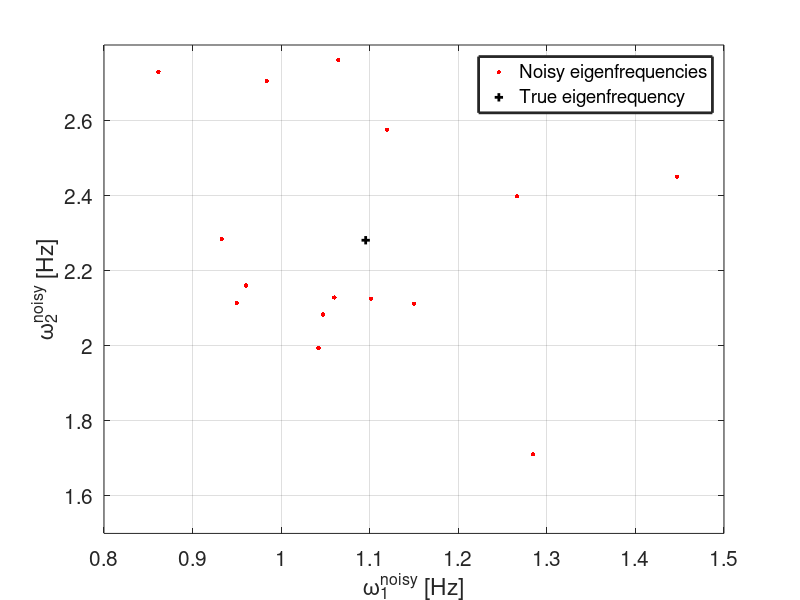

MATLAB code to generate this figure: (Note: this script raises an error after producing the figure.)
%% Toy Problem: 2D Coupled spring-mass system
%
%%%%%%%%%%%%%%%%%%%%%%%%%%%%%%%%%%%%%%%%%%%%%%%%%%%%%%%%%%%%%%%%%%%%%%%%%%%
% 
% Reference: http://farside.ph.utexas.edu/teaching/336k/Newtonhtml/
% node100.html
%
%%%%%%%%%%%%%%%%%%%%%%%%%%%%%%%%%%%%%%%%%%%%%%%%%%%%%%%%%%%%%%%%%%%%%%%%%%%
% 
% We have a coupled oscillator configuration: spring > mass > spring > mass >
% spring.
% 
% Eigenfrequencies: sqrt(k./m), sqrt((k + 2.*k_12)./m)
% Hence, theoretical eigenfrequencies = 1.0954 Hz, 2.2804 Hz
%
% Input data: 
% Primary spring stiffness, k = 0.6 N/m; 
% Secondary spring stiffness, k_12 = 1 N/m; 
% Mass, m = 0.5 kg
%
% In this online Bayesian Model Updating problem,we assume we have a stream
% of measurements coming at every arbitrary time-step. This stream of
% consists of 15 inidividual measurements with different number of
% measurements obtained at each time-step. In this problem, 15 measurements
% are obtained over the course of 5 time-steps and are distributed as:
% [3,4,5,1,2].
%
% Here, Bayesian Model Updating is performed via the SEMC sampler.
%
%% Define the parameters and random variables:

m = 0.5;  % Mass of the blocks in [kg]
k = 0.6;  % Stiffness of primary spring [N/m]
k_12 = 1; % Stiffness of secondary spring [N/m]

%% Define the model:

% Define model for the first eigenfrequency:
model_1 = @(x) sqrt(x(:,2)./x(:,1));

% Define model for the second eigenfrequency:
model_2 = @(x) sqrt((x(:,2) + 2.*x(:,3))./x(:,1));

%% Generate noisy measurements of Eigenfrequencies:

% Define the stochastic noise term for eigenfrequency 1:
noise_1 = 0.1*model_1([m,k])*randn(15,1);

% Define the stochastic noise term for eigenfrequency 2:
noise_2 = 0.1*model_2([m,k,k_12])*randn(15,1);

% Define the "noisy" measurements:
measurements = [model_1([m,k]), model_2([m,k,k_12])] + [noise_1, noise_2];

% To plot the 2D scatter plot of the measurements:
figure;
hold on; box on; grid on
scatter(measurements(:,1), measurements(:,2), 10, 'r', 'filled');
plot(model_1([m,k]), model_2([m,k,k_12]), 'k +','LineWidth', 2);
xlabel('\omega_1^{noisy} [Hz]')
ylabel('\omega_2^{noisy} [Hz]')
legend('Noisy eigenfrequencies', 'True eigenfrequency','LineWidth',2)
set(gca, 'fontsize', 15)
ylim([1.5 2.8])
hold off

%% Define the Prior:

lowerBound = [0.01, 1e-05]; upperBound = [4, 1]; 

% Prior PDF of k: 
priorPDF_k = @(x) unifpdf(x, lowerBound(1), upperBound(1)); 

% Prior PDF of k_12: 
priorPDF_k12 = @(x) unifpdf(x, lowerBound(1), upperBound(1)); 

% Prior PDF of sigma_1 (standard deviation of f1): 
priorPDF_sigma1 = @(x) unifpdf(x, lowerBound(2), upperBound(2)); 

% Prior PDF of sigma_2 (standard deviation of f2): 
priorPDF_sigma2 = @(x) unifpdf(x, lowerBound(2), upperBound(2)); 

% Define the overall prior PDF:
prior_pdf = @(x) priorPDF_k(x(:,1)).*priorPDF_k12(x(:,2)).*...
                 priorPDF_sigma1(x(:,3)).*priorPDF_sigma2(x(:,4)); 

prior_rnd = @(N) [unifrnd(lowerBound(1), upperBound(1), N, 1),...
                  unifrnd(lowerBound(1), upperBound(1), N, 1),...
                  unifrnd(lowerBound(2), upperBound(2), N, 1),...
                  unifrnd(lowerBound(2), upperBound(2), N, 1)]; 
              
%% Define the Log-likelihood function:
% x: vector of epistemic parameters;
% mea: measurement vector for the eigenfrequencies;
% mod1: model output from model_1;
% mod2: model output from model_2;

logL = @(x, measurements) - 0.5 .* (1./x(:,3)).^2 .*(measurements(:,1) - model_1([m,x(:,1)]))' *...
                                      (measurements(:,1) - model_1([m,x(:,1)])) -...
                                       length(measurements).*log(sqrt(2*pi).*x(:,3)) +...
                          - 0.5 .* (1./x(:,4)).^2 .*(measurements(:,2) - model_2([m, x(:,1), x(:,2)]))' *...
                                      (measurements(:,2) - model_2([m, x(:,1), x(:,2)])) -...
                                       length(measurements).*log(sqrt(2*pi).*x(:,4));

%% Define the likelihood function cell array
% This is to indicate measurements obtained separately at different
% time-step.

% 15 measurements are obtained over the course of 5 time-steps and are 
% distributed according to: [3,4,5,1,2].

% To create a cell array of Likelihood functions:
logl{1} = @(x) logL(x, measurements(1:3,:));
logl{2} = @(x) logL(x, measurements(4:7,:));
logl{3} = @(x) logL(x, measurements(8:12,:));
logl{4} = @(x) logL(x, measurements(13,:));
logl{5} = @(x) logL(x, measurements(14:end,:));

%% Perform Online Sequential Bayesian Updating:

% Initialise:
Nsamples = 1000;

% Start SEMC sampler:
tic;
SEMC = SEMCsampler('nsamples',Nsamples,'loglikelihoods',logl,...
               'priorpdf',prior_pdf,'priorrnd',prior_rnd,'burnin',0);
semc_samples = SEMC.samples;
semc_allsamples = SEMC.allsamples;
timeSEMC = toc;
fprintf('Time elapsed is for the TMCMC sampler: %f \n',timeSEMC)

%% Plot the combined Scatterplot matrix:

Posterior_SEMC = SEMC.allsamples;

for t = 1:length(logl)+1
figure();
[~,ax1] = plotmatrix(Posterior_SEMC(:,:,t));
for i=1:4
    ax1(i,1).FontSize = 16; 
    ax1(4,i).FontSize = 16; 
end
ax1(1,1).YLim = [-0.3, 2.7]; ax1(2,1).YLim = [-0.3, 2.3]; 
ax1(3,1).YLim = [-0.15, 1.15]; ax1(4,1).YLim = [-0.15,1.15]; 
ax1(4,1).XLim = [-0.3, 2.7]; ax1(4,2).XLim = [-0.3, 2.3]; 
ax1(4,3).XLim = [-0.15, 1.15]; ax1(4,4).XLim = [-0.15,1.15]; 

ylabel(ax1(1,1),'k [N/m]'); ylabel(ax1(2,1),'k_{12} [N/m]');
ylabel(ax1(3,1),'\sigma_1 [Hz]'); ylabel(ax1(4,1),'\sigma_2 [Hz]');
xlabel(ax1(4,1),'k [N/m]'); xlabel(ax1(4,2),'k_{12} [N/m]');
xlabel(ax1(4,3),'\sigma_1 [Hz]'); xlabel(ax1(4,4),'\sigma_2 [Hz]');
title(sprintf('SEMC Posterior at Time-step = %2d \n', t-1))
set(gca,'FontSize',16)

end

%% Model Update

update_model_1 = @(x) sqrt(x./m);
update_model_2 = @(x) sqrt((x(:,1) + 2.*x(:,2))./m);

figure;
hold on; box on; grid on
scatter(update_model_1(semc_samples(:,1)),...
update_model_2([semc_samples(:,1),semc_samples(:,2)]), 10, 'b', 'filled')
scatter(measurements(:,1), measurements(:,2), 10, 'r', 'filled');
plot(model_1([m,k]), model_2([m,k,k_12]), 'k +','LineWidth', 2);
xlabel('\omega_1^{noisy} [Hz]')
ylabel('\omega_2^{noisy} [Hz]')
legend('SEMC Model Update','Noisy eigenfrequencies', 'True eigenfrequency','LineWidth',2)
set(gca, 'fontsize', 15)

posterior_mean = zeros(size(logl,2),size(semc_allsamples,2));
posterior_std = zeros(size(logl,2),size(semc_allsamples,2));
posterior_bounds_k = zeros(size(logl,2),2);
posterior_bounds_k12 = zeros(size(logl,2),2);
posterior_bounds_sigma1 = zeros(size(logl,2),2);
posterior_bounds_sigma2 = zeros(size(logl,2),2);

for idx = 1:size(logl,2)
posterior_mean(idx,1) = mean(semc_allsamples(:,1,idx+1));
posterior_mean(idx,2) = mean(semc_allsamples(:,2,idx+1));
posterior_mean(idx,3) = mean(semc_allsamples(:,3,idx+1));
posterior_mean(idx,4) = mean(semc_allsamples(:,4,idx+1));

posterior_std(idx,1) = std(semc_allsamples(:,1,idx+1));
posterior_std(idx,2) = std(semc_allsamples(:,2,idx+1));
posterior_std(idx,3) = std(semc_allsamples(:,3,idx+1));
posterior_std(idx,4) = std(semc_allsamples(:,4,idx+1));

posterior_bounds_k(idx,:) = prctile(semc_allsamples(:,1,idx+1), [5, 95]);
posterior_bounds_k12(idx,:) = prctile(semc_allsamples(:,2,idx+1), [5, 95]);
posterior_bounds_sigma1(idx,:) = prctile(semc_allsamples(:,3,idx+1), [5, 95]);
posterior_bounds_sigma2(idx,:) = prctile(semc_allsamples(:,4,idx+1), [5, 95]);
end
posterior_cov = (posterior_std./posterior_mean).*100;

figure;
subplot(1,2,1)
hold on; grid on; box on;
plot([0 size(semc_allsamples,3)], [0.6 0.6], 'k--', 'linewidth', 1)
y_neg_a1 = abs(posterior_mean(:,1) - posterior_bounds_k(:,1)); % error in the negative y-direction
y_pos_a1 = abs(posterior_mean(:,1) - posterior_bounds_k(:,2)); % error in the positive y-direction
errorbar((1:size(posterior_mean,1))', posterior_mean(:,1), y_neg_a1, y_pos_a1, '-s','MarkerSize',5,...
    'MarkerEdgeColor','blue','MarkerFaceColor','blue', 'linewidth',1);
legend('True value', 'SEMC estimated values', 'linewidth', 2)
xlim([0 size(semc_allsamples,3)])
xlabel('Iteration, j')
ylabel('Primary stiffness, k [N/m]')
set(gca, 'fontsize', 18)

subplot(1,2,2)
hold on; grid on; box on;
plot([0 size(semc_allsamples,3)], [1.0 1.0], 'k--', 'linewidth', 1)
y_neg_b1 = abs(posterior_mean(:,2) - posterior_bounds_k12(:,1)); % error in the negative y-direction
y_pos_b1 = abs(posterior_mean(:,2) - posterior_bounds_k12(:,2)); % error in the positive y-direction
errorbar((1:size(posterior_mean,1))', posterior_mean(:,2), y_neg_b1, y_pos_b1, '-s','MarkerSize',5,...
    'MarkerEdgeColor','blue','MarkerFaceColor','blue', 'linewidth',1);
legend('True value', 'SEMC estimated values', 'linewidth', 2)
xlim([0 size(semc_allsamples,3)])
xlabel('Iteration, j')
ylabel('Secondary stiffness, k_{12} [N/m]')
set(gca, 'fontsize', 18)

figure;
subplot(1,2,1)
hold on; grid on; box on;
plot([0 size(semc_allsamples,3)], [0.1*model_1([m,k]) 0.1*model_1([m,k])], 'k--', 'linewidth', 1)
y_neg_a2 = abs(posterior_mean(:,3) - posterior_bounds_sigma1(:,1)); % error in the negative y-direction
y_pos_a2 = abs(posterior_mean(:,3) - posterior_bounds_sigma1(:,2)); % error in the positive y-direction
errorbar((1:size(posterior_mean,1))', posterior_mean(:,3), y_neg_a2, y_pos_a2, '-s','MarkerSize',5,...
    'MarkerEdgeColor','blue','MarkerFaceColor','blue', 'linewidth',1);
legend('True value', 'SEMC estimated values', 'linewidth', 2)
xlim([0 size(semc_allsamples,3)])
xlabel('Iteration, j')
ylabel('Noise standard deviation 1, \sigma_{1} [Hz]')
set(gca, 'fontsize', 18)

subplot(1,2,2)
hold on; grid on; box on;
plot([0 size(semc_allsamples,3)], [0.1*model_2([m,k,k_12]) 0.1*model_2([m,k,k_12])], 'k--', 'linewidth', 1)
y_neg_b2 = abs(posterior_mean(:,4) - posterior_bounds_sigma2(:,1)); % error in the negative y-direction
y_pos_b2 = abs(posterior_mean(:,4) - posterior_bounds_sigma2(:,2)); % error in the positive y-direction
errorbar((1:size(posterior_mean,1))', posterior_mean(:,4), y_neg_b2, y_pos_b2, '-s','MarkerSize',5,...
    'MarkerEdgeColor','blue','MarkerFaceColor','blue', 'linewidth',1);
legend('True value', 'SEMC estimated values', 'linewidth', 2)
xlim([0 size(semc_allsamples,3)])
xlabel('Iteration, j')
ylabel('Noise standard deviation 2, \sigma_{2} [Hz]')
set(gca, 'fontsize', 18)

%% SEMC Statistics

dim = size(semc_samples,2); % dimensionality of the problem
target_accept = 0.23 + (0.21./dim);

% Plot the acceptance rate values across iterations:
figure;
hold on; box on; grid on;
plot([1 size(semc_allsamples,3)],[target_accept target_accept] , 'c','linewidth', 1.5)
plot([1 size(semc_allsamples,3)],[0.15 0.15] , 'k','linewidth', 1.5)
plot((1:size(semc_allsamples,3)-1)', SEMC.acceptance, '--rs', 'MarkerFaceColor','r','linewidth', 1.5)
plot([1 size(semc_allsamples,3)],[0.5 0.5] , 'k','linewidth', 1.5)
legend('Target acceptance rate', 'Optimum acceptance limits', 'SEMC acceptance rates', 'linewidth', 2)
title('Plot of Acceptance rates')
xlabel('Iteration number, j')
ylabel('Acceptance rate')
xlim([1 6])
set(gca, 'fontsize', 18)

%% Save the data:

save('example_CoupledOscillator_SEMC');
